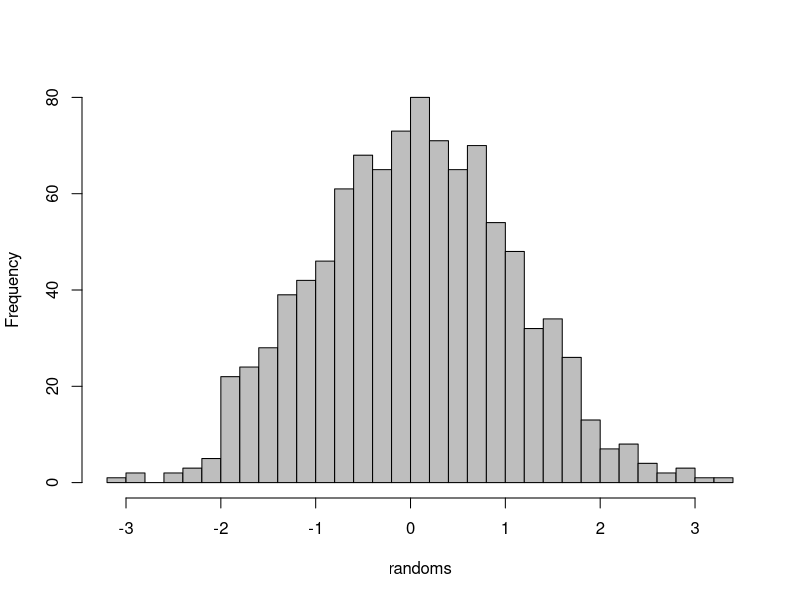

The R script that drew this image:
## ---- chunk 1
randoms <- rnorm(1000)
## ---- chunk 2
hist(randoms, breaks=30, col="grey", main="")
